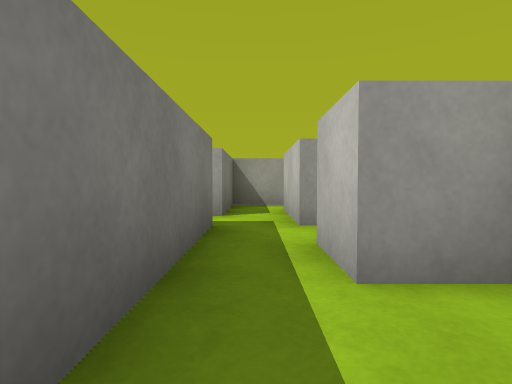
[1] (above)

15 first-person views from a walk through a scene from a Unity 3-D project. The camera is 0.51 m above the floor, tilts 2° down and sees 80° across. The floor is counted in squares, 1 m on a side. Each view is taken from the middle of a square. On the plan, view 1 faces up. The plan holds only what a view shows up to about 9 squares ahead; the rest is blank. The player character is not drawn. Surface patterns are stand-ins for the level's own textures.

[2]
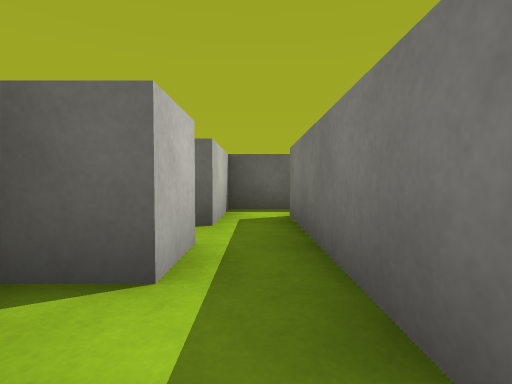

[3]
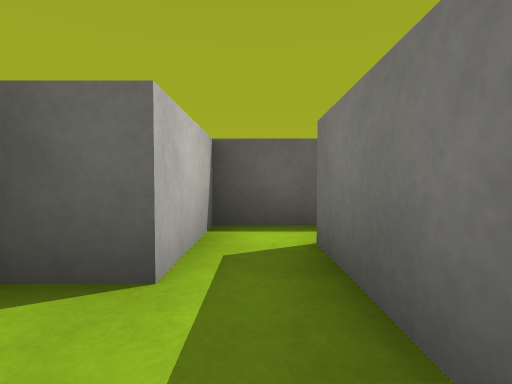

[4]
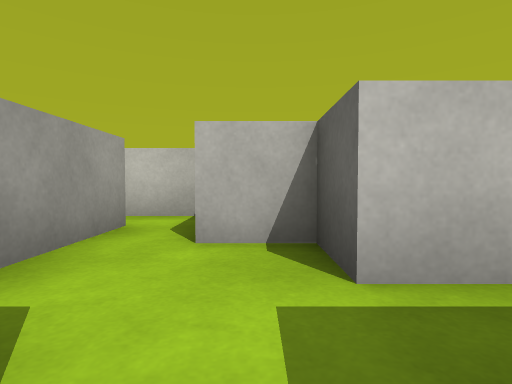

[5]
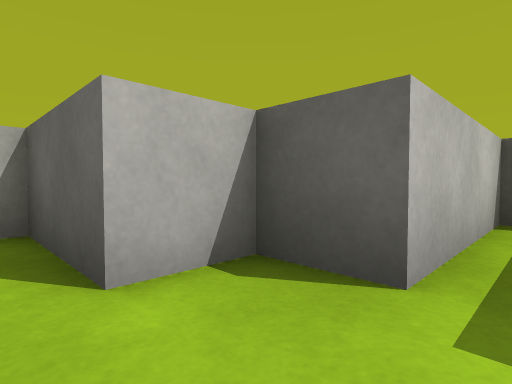

[6]
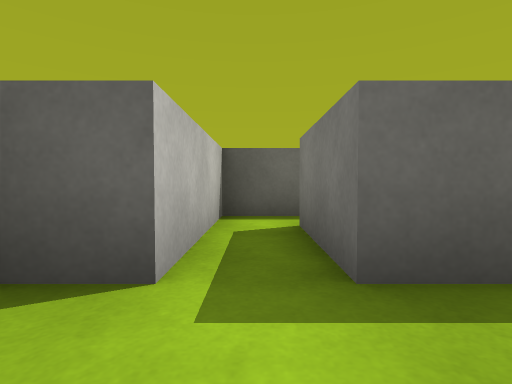

[7]
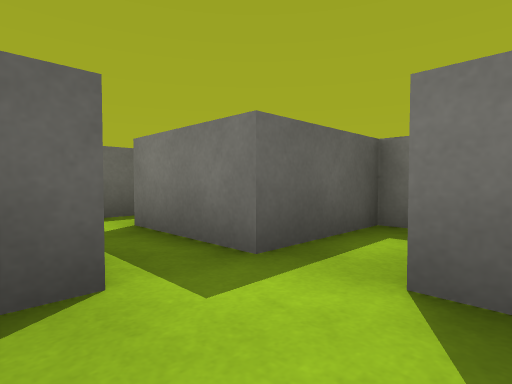

[8]
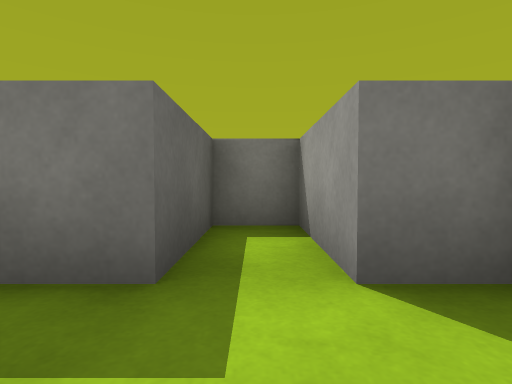

[9]
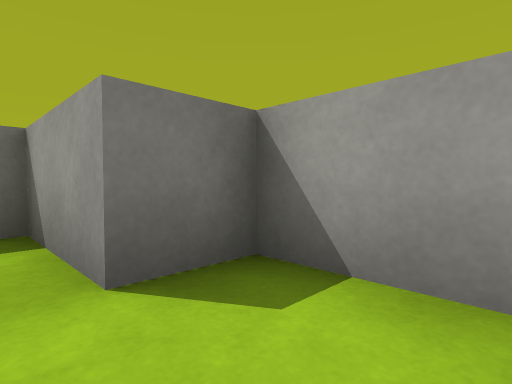

[10]
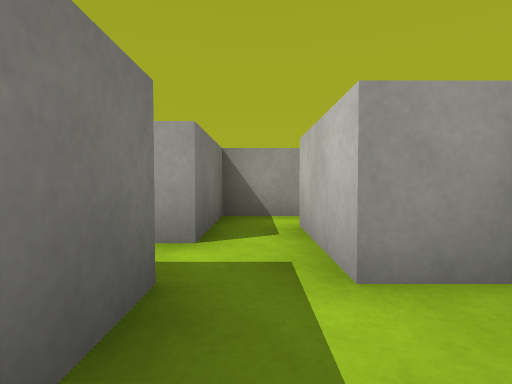

[11]
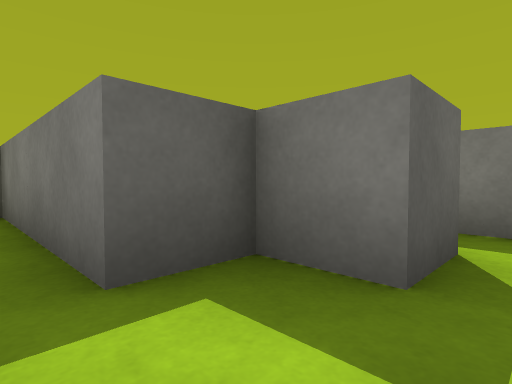

[12]
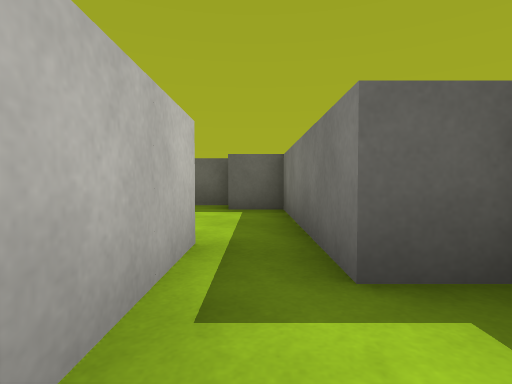

[13]
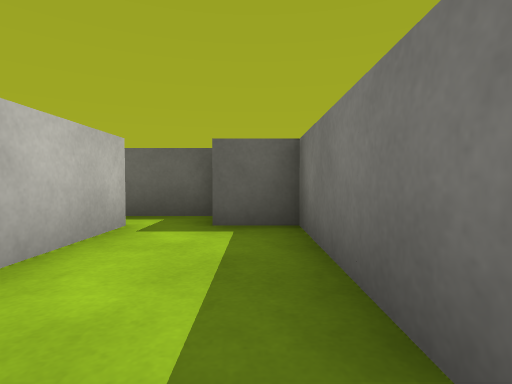

[14]
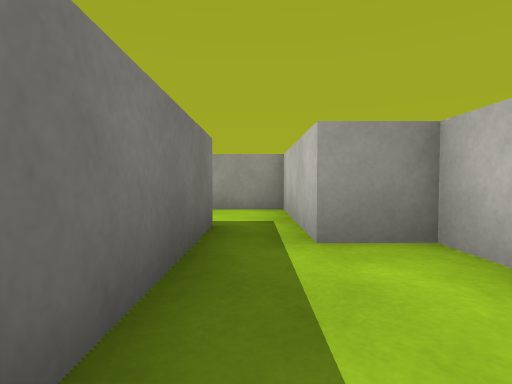

[15]
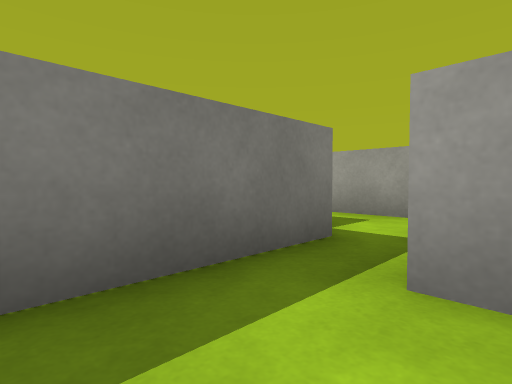

### Floor plan
Points are (right, up) in squares from view 1. A wall is a line through its corners. A room is listed if a view was taken in it or the views show most of it. See-through windows are left out.
Room 1 (view 1)
walls: (-0.5, 1.5) (-0.5, -0.5) (-1.5, -0.5); (1.4, 1.5) (0.5, 1.5); (-1.5, -1.5) (0.5, -1.5) (0.5, 0.5) (1.4, 0.5)
ways out: opening at (0, 2) to room 2; opening at (-1, -1) to room 3
Room 2 (views 2, 3, 10)
walls: (-0.5, 3.5) (-0.5, 1.5); (1.4, 3.5) (0.5, 3.5) (0.5, 4.5); (-0.5, 4.5) (-0.9, 4.5); (0.5, 1.5) (0.5, 2.5) (1.4, 2.5)
ways out: opening at (0, 2) to room 1; opening at (0, 5) to room 4
Room 3 (views 4, 5, 6, 7, 8, 9)
walls: (-1.5, -0.5) (-3.5, -0.5) (-3.5, -1.5) (-5.5, -1.5) (-5.5, -2.5) (-3.5, -2.5) (-3.5, -4.5); (-2.5, -4.5) (-2.5, -2.5) (-1.5, -2.5) (-1.5, -1.5)
ways out: opening at (-1, -1) to room 1; opening at (-3, -3.5) to room 6
Room 4 (views 11, 12, 13)
walls: (0.5, 4.5) (0.5, 5.5) (1.5, 5.5) (1.5, 4.5) (2.5, 4.5) (2.5, 3.5); (3.5, 3.5) (3.5, 6.5) (-0.5, 6.5) (-0.5, 4.5)
ways out: opening at (0, 5) to room 2; opening at (3, 3) to room 5
Room 5 (views 14, 15)
walls: (4.5, 0.5) (4.5, 3.5) (3.5, 3.5); (2.5, 3.5) (2.5, 0.5) (3.5, 0.5); (3.5, -0.5) (5, -0.5)
ways out: opening at (3, 3) to room 4; opening at (5.5, 0)
Room 6 (no view inside)
walls: (-4, -5.5) (-2.5, -5.5) (-2.5, -4.5)
ways out: opening at (-3, -3.5) to room 3; opening at (-4, -5)

Positions as (right, up) in squares from view 1, and headings:
1: (0, 0), facing up
2: (0, 4), facing down
3: (0, 2), facing down
4: (-4, -2), facing right
5: (-3, -1), facing down-right
6: (-3, -1), facing down
7: (-2, -1), facing down-left
8: (-2, -2), facing left
9: (-2, -2), facing up-left
10: (0, 2), facing up
11: (3, 6), facing down-left
12: (3, 6), facing down
13: (3, 4), facing down
14: (3, 1), facing up
15: (4, 2), facing up-left
